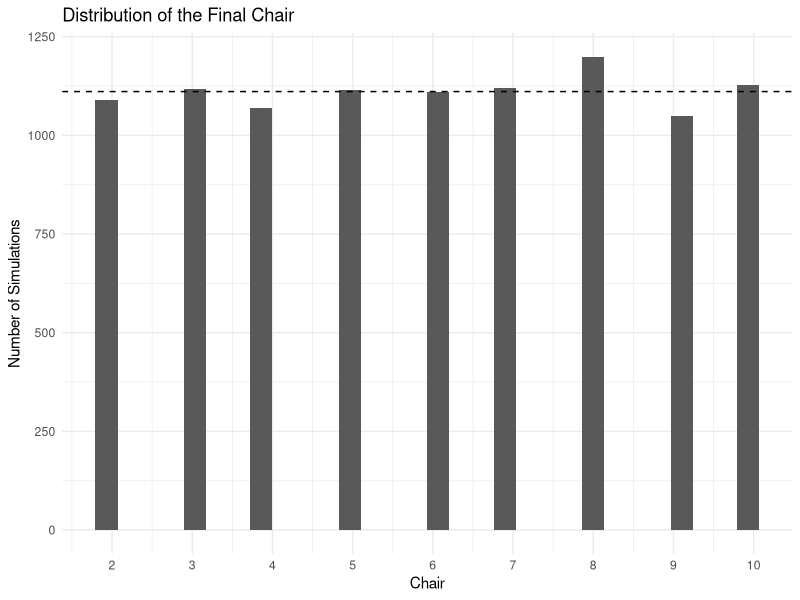
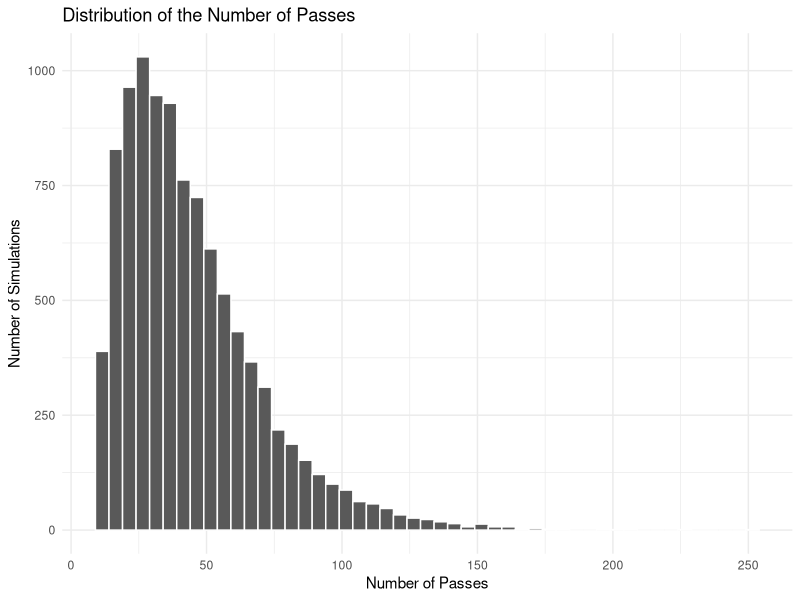

These charts were generated, in order, by the following R code:
## ---- chunk 1
set.seed(648)
library(dplyr)
library(ggplot2)
## ---- chunk 2
# AI disclosure: this code was mostly hand-coded by me. The only help I received from AI was that, at first, I used 'j' instead of 'i' inside the loop and did not set 'i <- j' after the loop ended. I have now revised the code to use 'i consistently throughout.

# say p is probability for heads, which mean left
present_party <- function(chair = 10, p = 0.5){
  x <- rep(0, chair)
  i <- 1 # the host hold the ball at the beginning
  x[i] <- 1
  n <- 0
  while (sum(x) != chair){
    a <- 2 * rbinom(1, 1, p) - 1 # if head, pass to left, then 1, otherwise -1
    i <- i + a
    if (i == 0) i <- chair else if (i == chair + 1) i <- 1
    x[i] <- 1
    n <- n + 1
  }
  return(c(i,n))
}

present_party()
## ---- chunk 3
# To prove it is correct, we should consider some extreme cases:
present_party(chair = 10, p = 1) # would return 10 and 9 rounds
present_party(chair = 10, p = 0) # would return 2 and 9 rounds
present_party(chair = 1, p = 0.5) # would return 1 and 0 rounds
## ---- chunk 4
set.seed(648)
sim <- rep(0,10000)
pass <- rep(0,10000)
for (j in seq_along(sim)){
  sim[j] <- present_party()[1]
  pass[j] <- present_party()[2]
}
head(sim,10)
head(pass,10)
## ---- chunk 5
# AI disclosure: This code was created with the help of AI.

ggplot(data.frame(x = sim), aes(x = sim)) +
  geom_histogram() +
  scale_x_continuous(breaks = 2:10) + 
  geom_hline(
  yintercept = 10000 / 9,
  linetype = "dashed")+
  labs(
    title = "Distribution of the Final Chair",
    x = "Chair",
    y = "Number of Simulations"
  ) +
  theme_minimal()
## ---- chunk 6
summary(pass)

# AI disclosure: This code was created with the help of AI.
ggplot(data.frame(x = pass), aes(x = pass)) +
  geom_histogram(
    binwidth = 5,
    boundary = 9,
    color = "white"
  ) +
  labs(
    title = "Distribution of the Number of Passes",
    x = "Number of Passes",
    y = "Number of Simulations"
  ) +
  theme_minimal()
## ---- chunk 7
# AI disclosure: I originally planned to use a KS test, but ChatGPT pointed out that the KS test is designed for continuous distributions, whereas the outcome here is discrete.
chisq.test(table(sim), p = rep(1/9, 9))
## ---- chunk 8
# AI disclosure:
# I wrote the pseudocode for this problem and asked ChatGPT to convert it into
# executable R code. The pseudocode was as follows:
#
# For-loop version:
# say prob = (0.1, 0.2, ..., 0.9), chair = 11,
# for p in prob:
#     for i in 10000:
#         store [1] and [2] from present_party(11, prob[i])
#     within the first loop, calculate the mean after completing 10000 simulations.
#
# My definition of "unfair" is:
# Calculate the probability of each chair as count / total, then subtract
# the smallest probability from the largest probability. This gives the
# probability difference. When p = 0.5, ideally every chair should have a
# probability of 0.1, so the probability difference should be 0.
#
# Therefore, plot1 has p from 0.1 to 0.9 on the X-axis and probability
# difference (unfairness) on the Y-axis.
# table1 contains the same information.
#
# Plot2 has the 10 non-host chairs (chairs 2 through 11) on the X-axis and
# the mean count for each chair on the Y-axis. There are 9 lines in total,
# one for each scenario, with 10,000 simulations for each scenario.
#
# Function version:
# The function takes c(), containing the probabilities p, and n, representing
# the number of simulations for each p. It then repeats the above for-loop.
## ---- chunk 9
